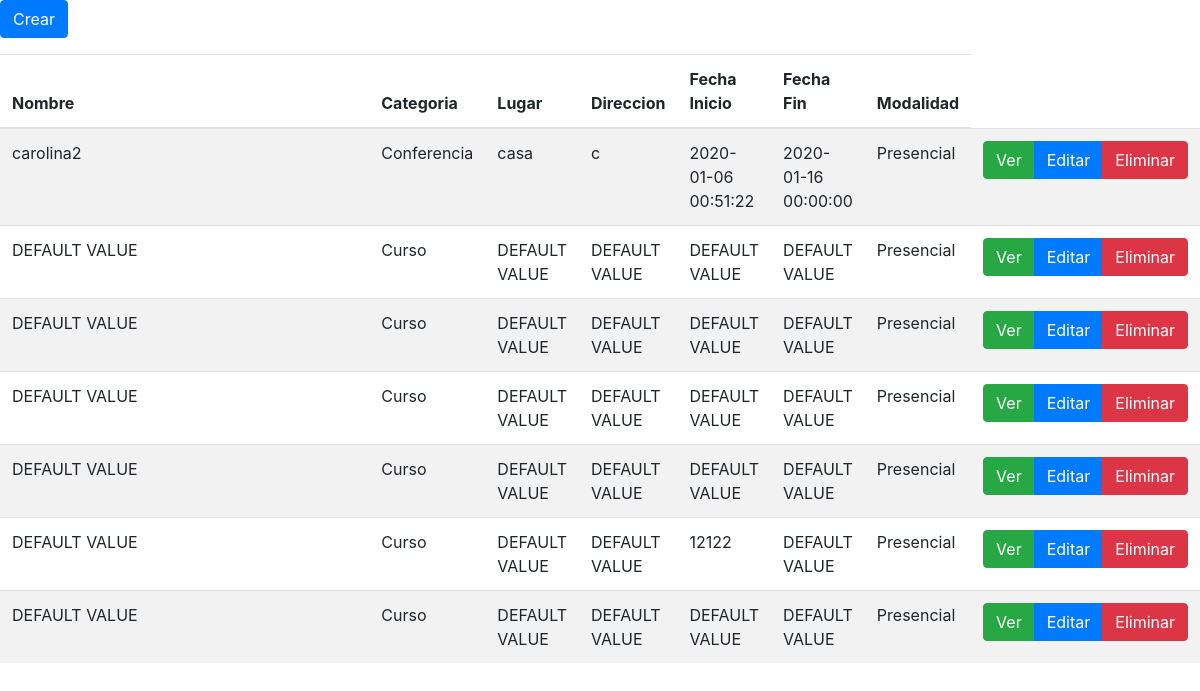
Before: / with the older database file.
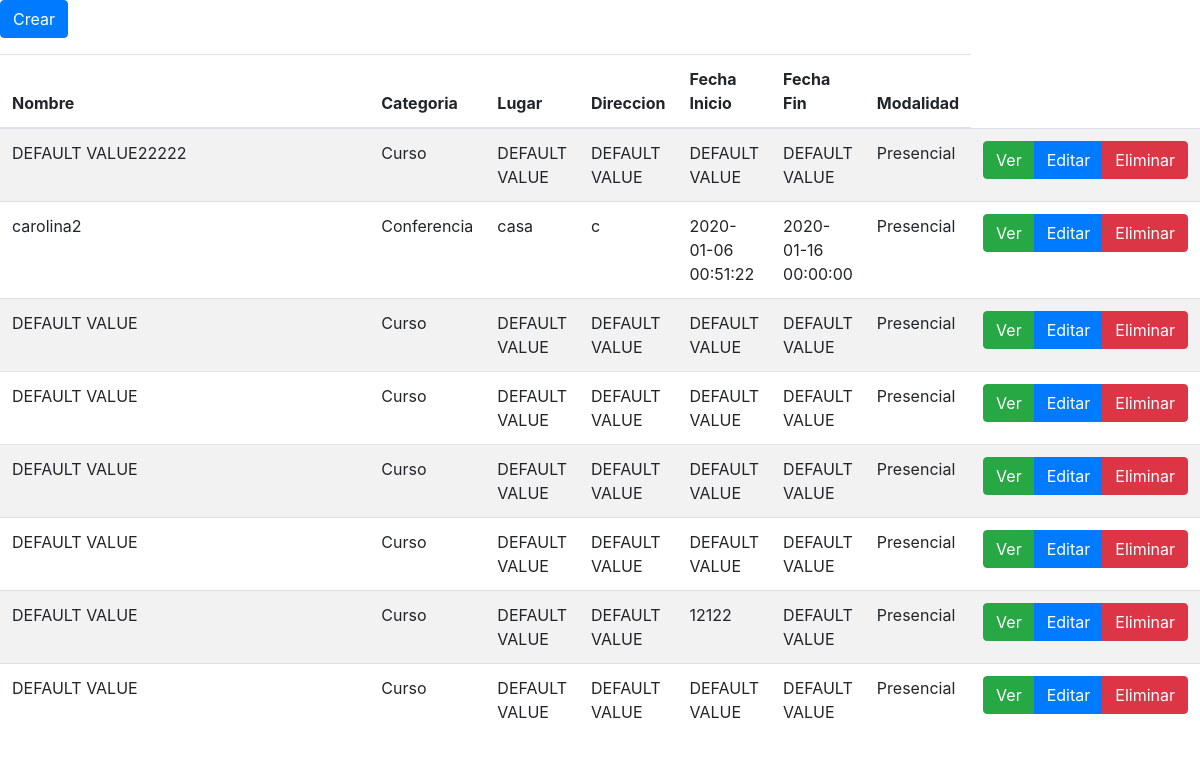
After: the same page with the newer database file.
### eventos/models.py (models this page shows)
class Eventos(models.Model):
    nombre = models.CharField(max_length=100, default='DEFAULT VALUE')
    Conferencia= 'Conferencia'
    Seminario= 'Seminario'
    Congreso= 'Congreso'
    Curso= 'Curso'
    categorias = [
        (Conferencia, 'Conferencia'),
        (Seminario, 'Seminario'),
        (Congreso, 'Congreso'),
        (Curso, 'Curso'),
    ]
    categoria = models.CharField(
        max_length=22,
        choices=categorias,
        default=Curso,
    )
    lugar = models.CharField(max_length=20, default='DEFAULT VALUE')
    direccion = models.CharField(max_length=20, default='DEFAULT VALUE')
    fechainicio = models.CharField(max_length=20, default='DEFAULT VALUE') #models.DateTimeField(null=True, blank=True)
    fechafin= models.CharField(max_length=20, default='DEFAULT VALUE') #models.DateTimeField(null=True, blank=True)
    Presencial = 'Presencial '
    Virtual= 'Virtual'
    tipo_eventos =[
        (Presencial, 'Presencial'),
        (Virtual, 'Virtual'),
    ]
    tipo_evento = models.CharField(
        max_length=22,
        choices=tipo_eventos,
        default=Presencial,
    )
    created_at = models.DateTimeField(auto_now_add=True)
    updated_at = models.DateTimeField(auto_now=True)
    class Meta:
        db_table = 'eventos'
        ordering = ["-created_at"]

### eventos/views.py (the view)
# urls.py: path('', EventosListado.as_view(template_name = "eventos/index.html"), name='leer'),
class EventosListado(ListView):
    model = Eventos # Llamamos a la clase 'Eventos' que se encuentra en nuestro archivo 'models.py'

### eventos/templates/eventos/index.html (shortened to what this page needs)
<!DOCTYPE html>
<html>
<head>
{% load bootstrap4 %}
{% bootstrap_css %}
{% load static %}
</head>
<body>
<div align="left" class="btn_crear mb-3">
	<a href="{% url 'crear' %}" type="button" class="btn btn-primary">Crear</a>
</div>
<table class="table table-striped table-hover">
  <thead>
    <tr>
      <th width="35%">Nombre</th>
      <th>Categoria</th>
      <th>Lugar</th>
      <th>Direccion</th>
      <th>Fecha Inicio</th>
      <th>Fecha Fin</th>
      <th>Modalidad</th>
    </tr>
  </thead>
  <tbody>
  {% for evento in object_list %}
    <tr>
      <td>{{ evento.nombre }}</td>
      <td>{{ evento.categoria }}</td>
      <td>{{ evento.lugar }}</td>
      <td>{{ evento.direccion }}</td>
      <td>{{ evento.fechainicio }}</td>
      <td>{{ evento.fechafin }}</td>
      <td>{{ evento.tipo_evento }}</td>
      <td>
        <form method="POST" action="eliminar/{{evento.id}}">
          <div class="btn-group">
            <a href="detalle/{{evento.id}}" title="Ver" type="button" class="btn btn-success">Ver </a>
            <a href="editar/{{evento.id}}" title="Editar" type="button" class="btn btn-primary">Editar </a>
            <button class="btn btn-danger" onclick="return eliminar();" type="submit">
              Eliminar
            </button>
          </div>
        </form>
      </td>
    </tr>
  {% endfor %}
  </tbody>
</table>
</body>
</html>

Changed rows visible on the page:
added Eventos: nombre "DEFAULT VALUE22222", categoria "Curso", lugar "DEFAULT VALUE", direccion "DEFAULT VALUE", fechainicio "DEFAULT VALUE", fechafin "DEFAULT VALUE", tipo_evento "Presencial"
